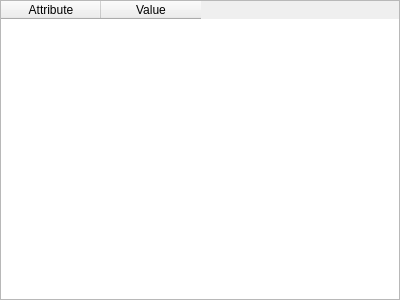
<?xml version="1.0" encoding="UTF-8"?>
<ui version="4.0">
 <class>RomDialog</class>
 <widget class="QDialog" name="RomDialog">
  <property name="geometry">
   <rect>
    <x>0</x>
    <y>0</y>
    <width>400</width>
    <height>300</height>
   </rect>
  </property>
  <property name="windowTitle">
   <string>Dialog</string>
  </property>
  <layout class="QGridLayout" name="gridLayout">
   <property name="leftMargin">
    <number>0</number>
   </property>
   <property name="topMargin">
    <number>0</number>
   </property>
   <property name="rightMargin">
    <number>0</number>
   </property>
   <property name="bottomMargin">
    <number>0</number>
   </property>
   <property name="spacing">
    <number>0</number>
   </property>
   <item row="0" column="0">
    <widget class="QTableWidget" name="tableWidget">
     <column>
      <property name="text">
       <string>Attribute</string>
      </property>
     </column>
     <column>
      <property name="text">
       <string>Value</string>
      </property>
     </column>
    </widget>
   </item>
  </layout>
 </widget>
 <resources/>
 <connections/>
</ui>
